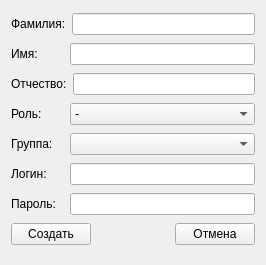
<?xml version="1.0" encoding="UTF-8"?>
<ui version="4.0">
 <class>addUser</class>
 <widget class="QWidget" name="addUser">
  <property name="geometry">
   <rect>
    <x>0</x>
    <y>0</y>
    <width>266</width>
    <height>265</height>
   </rect>
  </property>
  <property name="windowTitle">
   <string>Form</string>
  </property>
  <layout class="QHBoxLayout" name="horizontalLayout_9">
   <item>
    <layout class="QVBoxLayout" name="verticalLayout">
     <item>
      <layout class="QHBoxLayout" name="horizontalLayout_2">
       <item>
        <widget class="QLabel" name="label_2">
         <property name="minimumSize">
          <size>
           <width>53</width>
           <height>0</height>
          </size>
         </property>
         <property name="text">
          <string>Фамилия:</string>
         </property>
        </widget>
       </item>
       <item>
        <widget class="QLineEdit" name="lineSName"/>
       </item>
      </layout>
     </item>
     <item>
      <layout class="QHBoxLayout" name="horizontalLayout">
       <item>
        <widget class="QLabel" name="label">
         <property name="minimumSize">
          <size>
           <width>53</width>
           <height>0</height>
          </size>
         </property>
         <property name="text">
          <string>Имя:</string>
         </property>
        </widget>
       </item>
       <item>
        <widget class="QLineEdit" name="lineName"/>
       </item>
      </layout>
     </item>
     <item>
      <layout class="QHBoxLayout" name="horizontalLayout_3">
       <item>
        <widget class="QLabel" name="label_3">
         <property name="minimumSize">
          <size>
           <width>53</width>
           <height>0</height>
          </size>
         </property>
         <property name="text">
          <string>Отчество:</string>
         </property>
        </widget>
       </item>
       <item>
        <widget class="QLineEdit" name="lineSecName"/>
       </item>
      </layout>
     </item>
     <item>
      <layout class="QHBoxLayout" name="horizontalLayout_4">
       <item>
        <widget class="QLabel" name="label_7">
         <property name="minimumSize">
          <size>
           <width>53</width>
           <height>0</height>
          </size>
         </property>
         <property name="text">
          <string>Роль:</string>
         </property>
        </widget>
       </item>
       <item>
        <widget class="QComboBox" name="comboRole">
         <property name="sizePolicy">
          <sizepolicy hsizetype="Expanding" vsizetype="Fixed">
           <horstretch>0</horstretch>
           <verstretch>0</verstretch>
          </sizepolicy>
         </property>
         <item>
          <property name="text">
           <string>-</string>
          </property>
         </item>
         <item>
          <property name="text">
           <string>Преподаватель</string>
          </property>
         </item>
         <item>
          <property name="text">
           <string>Ученик</string>
          </property>
         </item>
        </widget>
       </item>
      </layout>
     </item>
     <item>
      <layout class="QHBoxLayout" name="horizontalLayout_5">
       <item>
        <widget class="QLabel" name="label_6">
         <property name="minimumSize">
          <size>
           <width>53</width>
           <height>0</height>
          </size>
         </property>
         <property name="text">
          <string>Группа:</string>
         </property>
        </widget>
       </item>
       <item>
        <widget class="QComboBox" name="comboGroup">
         <property name="sizePolicy">
          <sizepolicy hsizetype="Expanding" vsizetype="Fixed">
           <horstretch>0</horstretch>
           <verstretch>0</verstretch>
          </sizepolicy>
         </property>
        </widget>
       </item>
      </layout>
     </item>
     <item>
      <layout class="QHBoxLayout" name="horizontalLayout_6">
       <item>
        <widget class="QLabel" name="label_4">
         <property name="minimumSize">
          <size>
           <width>53</width>
           <height>0</height>
          </size>
         </property>
         <property name="text">
          <string>Логин:</string>
         </property>
        </widget>
       </item>
       <item>
        <widget class="QLineEdit" name="lineLogin"/>
       </item>
      </layout>
     </item>
     <item>
      <layout class="QHBoxLayout" name="horizontalLayout_7">
       <item>
        <widget class="QLabel" name="label_5">
         <property name="minimumSize">
          <size>
           <width>53</width>
           <height>0</height>
          </size>
         </property>
         <property name="text">
          <string>Пароль:</string>
         </property>
        </widget>
       </item>
       <item>
        <widget class="QLineEdit" name="linePassword"/>
       </item>
      </layout>
     </item>
     <item>
      <layout class="QHBoxLayout" name="horizontalLayout_8">
       <item>
        <widget class="QPushButton" name="pushCreate">
         <property name="text">
          <string>Создать</string>
         </property>
        </widget>
       </item>
       <item>
        <spacer name="horizontalSpacer">
         <property name="orientation">
          <enum>Qt::Horizontal</enum>
         </property>
         <property name="sizeHint" stdset="0">
          <size>
           <width>40</width>
           <height>20</height>
          </size>
         </property>
        </spacer>
       </item>
       <item>
        <widget class="QPushButton" name="pushCancel">
         <property name="text">
          <string>Отмена</string>
         </property>
        </widget>
       </item>
      </layout>
     </item>
    </layout>
   </item>
  </layout>
 </widget>
 <resources/>
 <connections/>
</ui>
